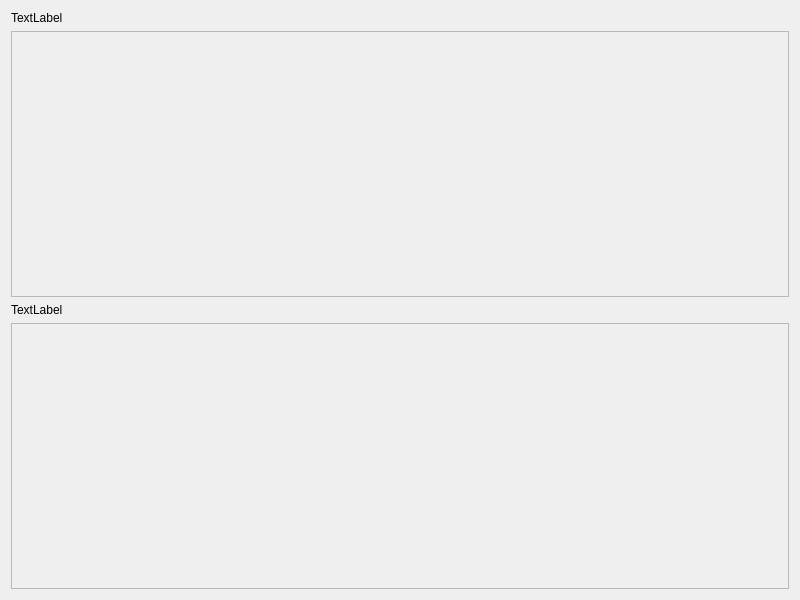
<?xml version="1.0" encoding="UTF-8"?>
<ui version="4.0">
 <class>OverviewPanel</class>
 <widget class="QWidget" name="OverviewPanel">
  <property name="geometry">
   <rect>
    <x>0</x>
    <y>0</y>
    <width>800</width>
    <height>600</height>
   </rect>
  </property>
  <property name="windowTitle">
   <string>Projects</string>
  </property>
  <layout class="QVBoxLayout" name="mainLayout">
   <item>
    <widget class="QLabel" name="label_2">
     <property name="text">
      <string>TextLabel</string>
     </property>
    </widget>
   </item>
   <item>
    <widget class="QScrollArea" name="tutorialScrollArea">
     <property name="sizePolicy">
      <sizepolicy hsizetype="Expanding" vsizetype="Expanding">
       <horstretch>0</horstretch>
       <verstretch>0</verstretch>
      </sizepolicy>
     </property>
     <property name="frameShape">
      <enum>QFrame::Shape::StyledPanel</enum>
     </property>
     <property name="frameShadow">
      <enum>QFrame::Shadow::Sunken</enum>
     </property>
     <property name="verticalScrollBarPolicy">
      <enum>Qt::ScrollBarPolicy::ScrollBarAlwaysOff</enum>
     </property>
     <property name="horizontalScrollBarPolicy">
      <enum>Qt::ScrollBarPolicy::ScrollBarAlwaysOff</enum>
     </property>
     <property name="widgetResizable">
      <bool>true</bool>
     </property>
     <widget class="QWidget" name="tutorialScrollAreaWidget">
      <property name="geometry">
       <rect>
        <x>0</x>
        <y>0</y>
        <width>780</width>
        <height>264</height>
       </rect>
      </property>
      <layout class="QHBoxLayout" name="tutorialLayout"/>
     </widget>
    </widget>
   </item>
   <item>
    <widget class="QLabel" name="label">
     <property name="text">
      <string>TextLabel</string>
     </property>
    </widget>
   </item>
   <item>
    <widget class="QScrollArea" name="scrollArea">
     <property name="widgetResizable">
      <bool>true</bool>
     </property>
     <widget class="QWidget" name="scrollAreaWidgetContents">
      <property name="geometry">
       <rect>
        <x>0</x>
        <y>0</y>
        <width>780</width>
        <height>264</height>
       </rect>
      </property>
      <layout class="QGridLayout" name="gridLayout">
       <item row="0" column="0">
        <layout class="QGridLayout" name="gridLayout_2"/>
       </item>
      </layout>
     </widget>
    </widget>
   </item>
  </layout>
 </widget>
 <resources/>
 <connections/>
</ui>
